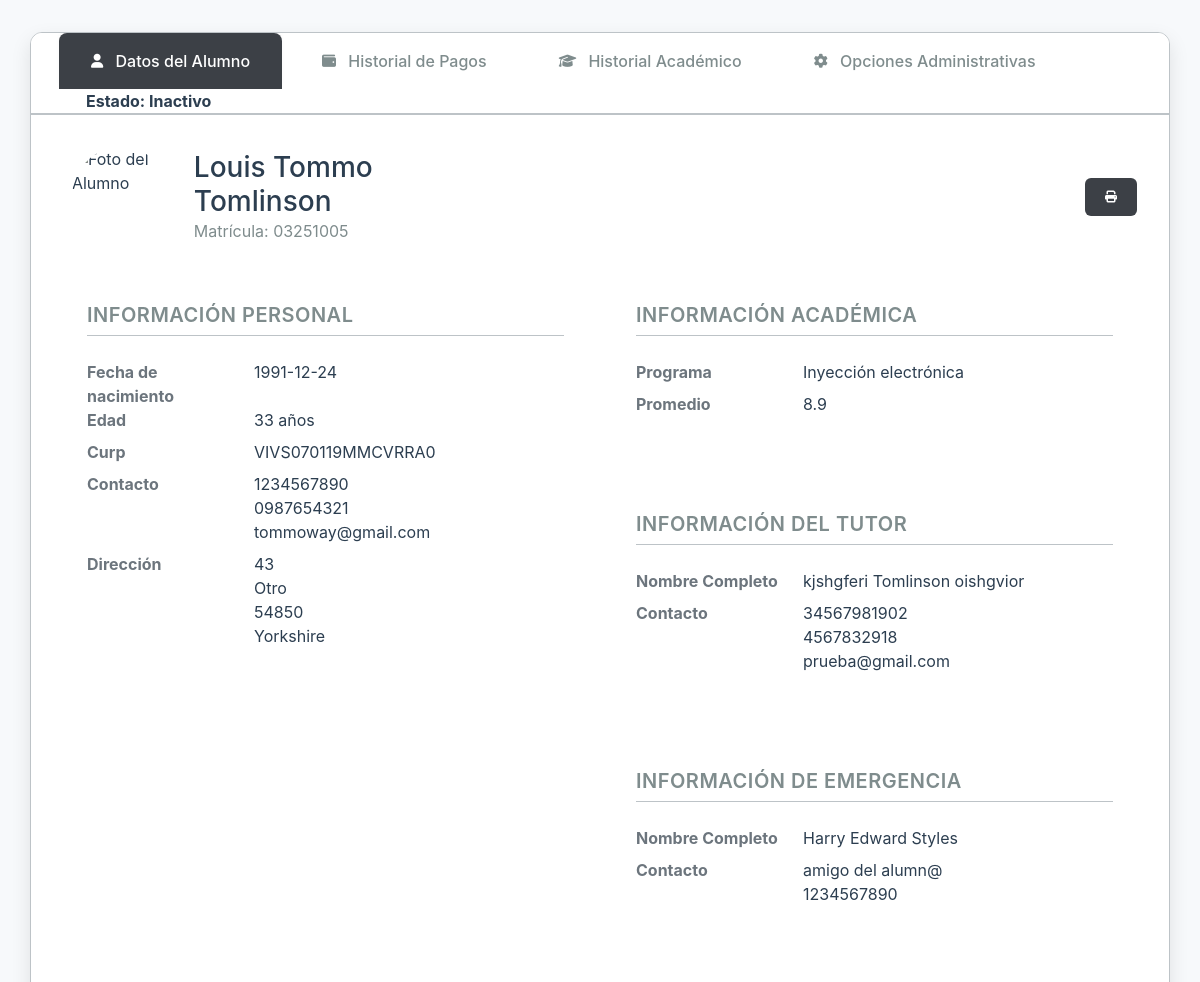
The page /Modules/Alumnos/alumno.php?id_alumno=5 on the database its author committed.
### tables this page shows
CREATE TABLE `alumno` (
  `id_alumno` int(11) NOT NULL AUTO_INCREMENT,
  `matricula` varchar(11) NOT NULL,
  `horario` varchar(150) NOT NULL,
  `apaterno` varchar(150) NOT NULL,
  `amaterno` varchar(150) NOT NULL,
  `nombre` varchar(150) NOT NULL,
  `nacimiento` date NOT NULL,
  `edad` int(3) NOT NULL,
  `curp` varchar(18) NOT NULL,
  `tel_fijo` varchar(20) NOT NULL,
  `tel_celular` varchar(20) NOT NULL,
  `email` varchar(150) NOT NULL,
  `calle` varchar(150) NOT NULL,
  `colonia` varchar(150) NOT NULL,
  `cp` int(5) NOT NULL,
  `municipio` varchar(150) NOT NULL,
  `tutor_apaterno` varchar(150) NOT NULL,
  `tutor_amaterno` varchar(150) NOT NULL,
  `tutor_nombre` varchar(150) NOT NULL,
  `tutor_tel_fijo` varchar(150) NOT NULL,
  `tutor_tel_celular` varchar(150) NOT NULL,
  `tutor_email` varchar(150) NOT NULL,
  `emergencia_apaterno` varchar(150) NOT NULL,
  `emergencia_amaterno` varchar(150) NOT NULL,
  `emergencia_nombre` varchar(150) NOT NULL,
  `emergencia_parentesco` varchar(150) NOT NULL,
  `emergencia_tel` varchar(20) NOT NULL,
  `estado` enum('inactivo','activo','baja_temporal','baja_definitiva') DEFAULT 'inactivo',
  PRIMARY KEY (`id_alumno`),
  UNIQUE KEY `matricula` (`matricula`)
);

### Modules/Alumnos/alumno.php (the view, shortened to what this page needs)
<?php
$id_alumno = isset($_GET['id_alumno']) ? $_GET['id_alumno'] : '';
require_once '../../Config/conexion.php';
$sql = "SELECT * FROM alumno WHERE id_alumno = '$id_alumno'";
$result = $connection->query($sql);
if ($result->num_rows > 0) {
    $row = $result->fetch_assoc();
    $matricula = $row['matricula'];
    $apaterno = $row['apaterno'];
    $amaterno = $row['amaterno'];
    $nombre = $row['nombre'];
    $nacimiento = $row['nacimiento'];
    $edad = $row['edad'];
    $curp = $row['curp'];
    $email = $row['email'];
    $celular = $row['tel_celular'];
    $telefono = $row['tel_fijo'];
    $calle = $row['calle'];
    $colonia = $row['colonia'];
    $cp = $row['cp'];
    $municipio = $row['municipio'];
    $t_apaterno = $row['tutor_apaterno'];
    $t_amaterno = $row['tutor_amaterno'];
    $t_nombre = $row['tutor_nombre'];
    $t_telefono = $row['tutor_tel_fijo'];
    $t_celular = $row['tutor_tel_celular'];
    $t_email = $row['tutor_email'];
    $e_apaterno = $row['emergencia_apaterno'];
    $e_amaterno = $row['emergencia_amaterno'];
    $e_nombre = $row['emergencia_nombre'];
    $e_parentesco = $row['emergencia_parentesco'];
    $e_telefono = $row['emergencia_tel'];
    $estado = $row['estado'];
}
?>
<!DOCTYPE html>
<html lang="es">
<head>
    <link href="https://cdn.jsdelivr.net/npm/bootstrap@5.1.3/dist/css/bootstrap.min.css" rel="stylesheet">
    <link rel="stylesheet" href="https://cdnjs.cloudflare.com/ajax/libs/font-awesome/6.4.0/css/all.min.css">
    <link rel="stylesheet" href="../../Assets/CSS/alumno.css">
</head>
<body>
    <div class="main-container">
        <div class="nav-tabs">
            <ul class="nav">
                <li class="nav-item">
                    <a class="nav-link active" data-bs-toggle="tab" href="#datos">
                        <i class="fas fa-user fa-sm me-2"></i>
                        Datos del Alumno
                    </a>
                </li>
                <li class="nav-item">
                    <a class="nav-link" data-bs-toggle="tab" href="#pagos">
                        <i class="fas fa-wallet fa-sm me-2"></i>
                        Historial de Pagos
                    </a>
                </li>
                <li class="nav-item">
                    <a class="nav-link" data-bs-toggle="tab" href="#academico">
                        <i class="fas fa-graduation-cap fa-sm me-2"></i>
                        Historial Académico
                    </a>
                </li>
                <li class="nav-item">
                    <a class="nav-link" data-bs-toggle="tab" href="#opciones">
                        <i class="fas fa-cog fa-sm me-2"></i>
                        Opciones Administrativas
                    </a>
                </li>
                <li class="nav-item estado-alumno">
                    <span class="estado-circle <?php echo 'estado-' . str_replace('_', '-', $estado); ?>"></span>
                    Estado: <?php echo ucfirst(str_replace('_', ' ', $estado)); ?>
                </li>
            </ul>
        </div>
        <div class="tab-content">
            <div class="tab-pane fade show active" id="datos">
                <div class="profile-section d-flex justify-content-between align-items-center">
                    <div class="d-flex align-items-center">
                        <img src="https://cdn.pixabay.com/photo/2015/10/05/22/37/blank-profile-picture-973460_960_720.png" alt="Foto del Alumno">
                        <div>
                            <h2><?php echo $nombre . ' ' . $apaterno . ' ' . $amaterno ?></h2>
                            <p>Matrícula: <?php echo $matricula ?></p>
                        </div>
                    </div>
                    <button id="ImprimirSolicitud" class="btn btn-secondary">
                        <i class="fas fa-print"></i>
                    </button>
                </div>
                <div class="row g-4">
                    <div class="col-md-6">
                        <div class="data-card">
                            <h5 class="data-header">Información Personal</h5>
                            <dl class="row">
                                <dt class="col-sm-4 text-secondary">Fecha de nacimiento</dt>
                                <dd class="col-sm-8"><?php echo $nacimiento ?></dd>
                                <dt class="col-sm-4 text-secondary">Edad</dt>
                                <dd class="col-sm-8"><?php echo $edad ?> años</dd>
                                <dt class="col-sm-4 text-secondary">Curp</dt>
                                <dd class="col-sm-8"><?php echo $curp ?></dd>
                                <dt class="col-sm-4 text-secondary">Contacto</dt>
                                <dd class="col-sm-8">
                                    <div><?php echo $celular ?></div>
                                    <div><?php echo $telefono ?></div>
                                    <div><?php echo $email ?></div>
                                </dd>
                                <dt class="col-sm-4 text-secondary">Dirección</dt>
                                <dd class="col-sm-8">
                                    <div><?php echo $calle ?></div>
                                    <div><?php echo $colonia ?></div>
                                    <div><?php echo $cp ?></div>
                                    <div><?php echo $municipio ?></div>
                                </dd>
                            </dl>
                        </div>
                    </div>
                    <div class="col-md-6">
                        <div class="data-card">
                            <h5 class="data-header">Información Académica</h5>
                            <dl class="row">
                                <dt class="col-sm-4 text-secondary">Programa</dt>
                                <dd class="col-sm-8">Inyección electrónica</dd>
                                <dt class="col-sm-4 text-secondary">Promedio</dt>
                                <dd class="col-sm-8">8.9</dd>
                            </dl>
                        </div>
                        <div class="data-card">
                            <h5 class="data-header">Información del Tutor</h5>
                            <dl class="row">
                                <dt class="col-sm-4 text-secondary">Nombre Completo</dt>
                                <dd class="col-sm-8"><?php echo $t_nombre . ' ' . $t_apaterno . ' ' . $t_amaterno ?></dd>
                                <dt class="col-sm-4 text-secondary">Contacto</dt>
                                <dd class="col-sm-8">
                                    <div><?php echo $t_celular ?></div>
                                    <div><?php echo $t_telefono ?></div>
                                    <div><?php echo $t_email ?></div>
                                </dd>
                            </dl>
                        </div>
                        <div class="data-card">
                            <h5 class="data-header">Información de Emergencia</h5>
                            <dl class="row">
                                <dt class="col-sm-4 text-secondary">Nombre Completo</dt>
                                <dd class="col-sm-8"><?php echo $e_nombre . ' ' . $e_apaterno . ' ' . $e_amaterno ?></dd>
                                <dt class="col-sm-4 text-secondary">Contacto</dt>
                                <dd class="col-sm-8">
                                    <div><?php echo $e_parentesco . ' del alumn@' ?></div>
                                    <div><?php echo $e_telefono ?></div>
                                </dd>
                            </dl>
                        </div>
                    </div>
                </div>
            </div>
        </div>
    </div>
</body>
</html>

### Assets/CSS/alumno.css (style rules this page uses)
:root { --primary: #3C4046; --primary-hover: #3C4046; --secondary: #3C4046; --success: #BBCD5D; --danger: #DC3545; --warning: #F1C40F; --text-primary: #2C3E50; --text-secondary: #7F8C8D; --border: #BDC3C7; --surface: #FFFFFF; --background: #f7f9fb; }
body { background: var(--background); font-family: 'Inter', system-ui, sans-serif; color: var(--text-primary); }
.main-container { box-shadow: 0 8px 20px rgba(0, 0, 0, 0.1); max-width: 95%; margin: 2rem auto; background: var(--surface); border: 1px solid var(--border); border-radius: 12px; overflow: hidden; }
.nav-tabs { border-bottom: 2px solid var(--border); padding: 0 1.5rem; background: var(--surface); }
.nav-link { color: var(--text-secondary) !important; font-weight: 500 !important; border: none !important; padding: 1rem 2rem !important; transition: all 0.2s ease !important; position: relative !important; margin: 0 0.25rem !important; }
.nav-link.active { background: var(--primary) !important; color: var(--surface) !important; border-radius: 8px 8px 0 0 !important; border: none !important; box-shadow: 0 -2px 4px rgba(0,0,0,0.03) !important; }
.tab-content { padding: 2rem; }
.data-card { padding: 1.5rem; border-radius: 8px; margin-bottom: 1.5rem; background: var(--surface); }
.data-header { color: var(--text-secondary); font-weight: 600; text-transform: uppercase; letter-spacing: 0.5px; margin-bottom: 1.5rem; padding-bottom: 0.5rem; border-bottom: 1px solid var(--border); }
.btn { font-size: 12px; }
.btn-secondary { background: var(--primary) !important; border: none !important; color: var(--surface) !important; padding: 10px 20px !important; font-size: 12px !important; border-radius: 6px !important; transition: all 0.2s ease !important; }
.profile-section { display: flex; align-items: center; margin-bottom: 2rem; }
.profile-section img { margin-left: 2%; width: 100px; height: 100px; border-radius: 50%; margin-right: 1.5rem; }
.profile-section h2 { margin: 0; font-size: 1.75rem; color: var(--text-primary); }
.profile-section p { margin: 0; color: var(--text-secondary); }
.estado-alumno { display: flex; align-items: center; font-weight: bold; margin-left: 1rem; }
.estado-alumno .estado-circle { width: 10px; height: 10px; border-radius: 50%; margin-right: 5px; }

### rows shown on the page
alumno: estado "Inactivo", nombre "Louis", apaterno "Tommo", amaterno "Tomlinson", matricula "03251005", nacimiento "1991-12-24", edad "33", curp "VIVS070119MMCVRRA0", tel_celular "1234567890", tel_fijo "0987654321", email "tommoway@gmail.com", calle "43", colonia "Otro", cp "54850", municipio "Yorkshire", tutor_nombre "kjshgferi", tutor_apaterno "Tomlinson", tutor_amaterno "oishgvior", tutor_tel_celular "34567981902", tutor_tel_fijo "4567832918", tutor_email "prueba@gmail.com", emergencia_nombre "Harry", emergencia_apaterno "Edward", emergencia_amaterno "Styles", emergencia_parentesco "amigo", emergencia_tel "1234567890"
